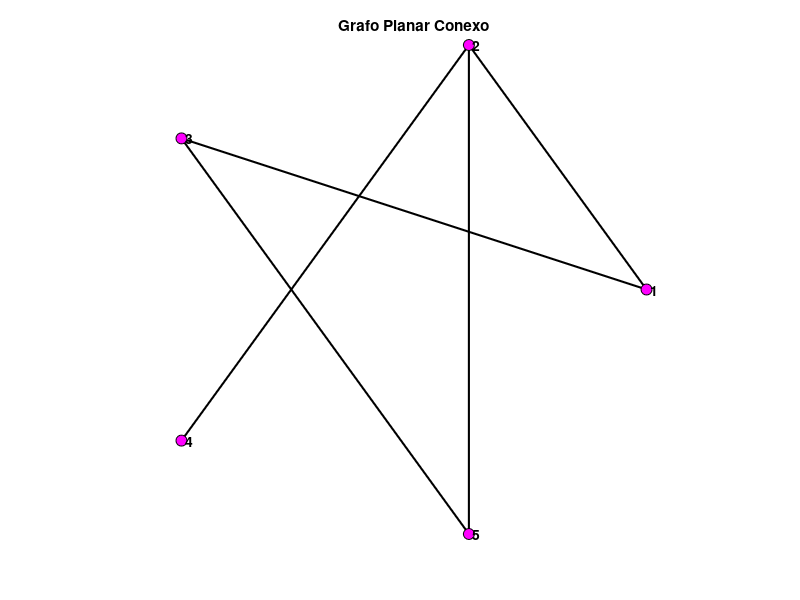

Reproduce this figure in MATLAB.
function gerarGrafoPlanarConexo()
    % Solicita ao usuário para inserir o número de vértices e arestas
    N = input('Digite o número de vértices (N): ');
    M = input('Digite o número de arestas (M): ');
    
    % Inicializa matriz de arestas
    arestas = zeros(M, 5);
    
    % Verifica se o número de arestas é válido para um grafo planar
    if M > 3 * N - 6
        error('Número de arestas é muito grande para um grafo planar.');
    end

    % Lista de adjacência para verificar conexões
    adjacencia = cell(N, 1);

    % Coordenadas dos vértices distribuídas em um círculo
    theta = linspace(0, 2*pi, N+1);
    theta(end) = []; % Remove o último ponto, pois é igual ao primeiro
    coordenadas = [cos(theta)', sin(theta)'];

    % Primeiro vértice
    num_arestas = 0;

    % Cria uma conexão inicial entre dois vértices
    for v = 2:N
        % Conecta novo vértice a um vértice já existente (planaridade)
        vertice_conectado = randi([1, v-1]);

        % Adiciona aresta entre vertice_conectado e v
        num_arestas = num_arestas + 1;
        arestas(num_arestas, :) = [vertice_conectado, v, randi(1e8), randi(1e5), randi(1e5)];

        % Atualiza lista de adjacência
        adjacencia{vertice_conectado} = [adjacencia{vertice_conectado}, v];
        adjacencia{v} = [adjacencia{v}, vertice_conectado];

        % Para adicionar arestas adicionais, escolha dois vértices não adjacentes
        while num_arestas < M
            % Escolhe dois vértices aleatórios
            v1 = randi(N);
            v2 = randi(N);

            % Verifica se os vértices são diferentes e não são adjacentes
            if v1 ~= v2 && isempty(find(adjacencia{v1} == v2, 1))
                % Adiciona a nova aresta
                num_arestas = num_arestas + 1;
                arestas(num_arestas, :) = [v1, v2, randi(1e8), randi(1e5), randi(1e5)];

                % Atualiza a lista de adjacência
                adjacencia{v1} = [adjacencia{v1}, v2];
                adjacencia{v2} = [adjacencia{v2}, v1];
            end
        end
    end

    % Salva a organização do grafo em um arquivo
    fileID = fopen('saida.txt', 'w');
    fprintf(fileID, 'u\tv\ta\tl\tc\n');
    for i = 1:M
        fprintf(fileID, '%d\t%d\t%d\t%d\t%d\n', arestas(i, :));
    end
    fclose(fileID);

    % Plot do grafo
    figure;
    hold on;
    axis equal;
    axis off;
    
    % Desenha arestas
    for i = 1:M
        u = arestas(i, 1);
        v = arestas(i, 2);
        plot([coordenadas(u, 1), coordenadas(v, 1)], [coordenadas(u, 2), coordenadas(v, 2)], 'k-', 'LineWidth', 1.5);
    end
    
    % Desenha vértices
    for i = 1:N
        plot(coordenadas(i, 1), coordenadas(i, 2), 'o', 'MarkerSize', 8, 'MarkerFaceColor', 'm', 'MarkerEdgeColor', 'k');
        text(coordenadas(i, 1), coordenadas(i, 2), sprintf(' %d', i), 'FontWeight', 'bold', 'FontSize', 10);
    end
    
    title('Grafo Planar Conexo');
    hold off;
end

% Exemplo de uso
gerarGrafoPlanarConexo();
